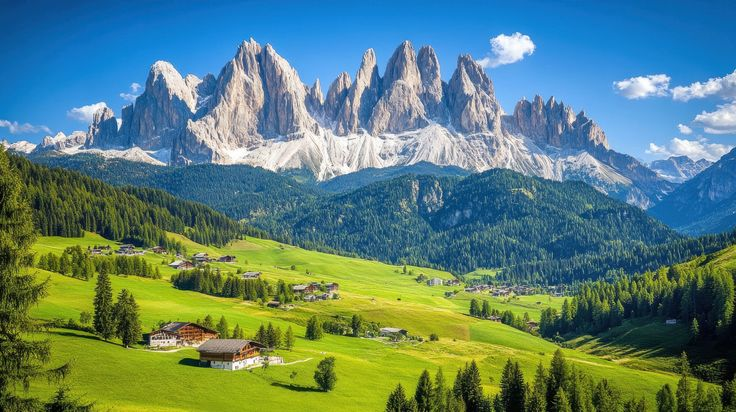
#> input picture images/image1.jpeg, 736 x 412 px; its folder holds only this picture in this run
$ python main.py
#> lines starting #> are read from the running program, lines starting #| are printed output that depends on the picture
#> the answer given: 1
#> the answer given: 100
#> the answer given: 3
#> in process_single, img is the input picture: shape (412, 736, 3); mean B, G, R 119.2, 129.7, 92.5
### sketch.py
import cv2
import numpy as np


def pencil_sketch(image, blur_ksize=21, strength=256, rgb=False):

#> called with blur_ksize = 101, strength = 3, rgb = False
    if rgb:
        gray = cv2.cvtColor(image, cv2.COLOR_RGB2GRAY)
    else:
        gray = cv2.cvtColor(image, cv2.COLOR_BGR2GRAY)
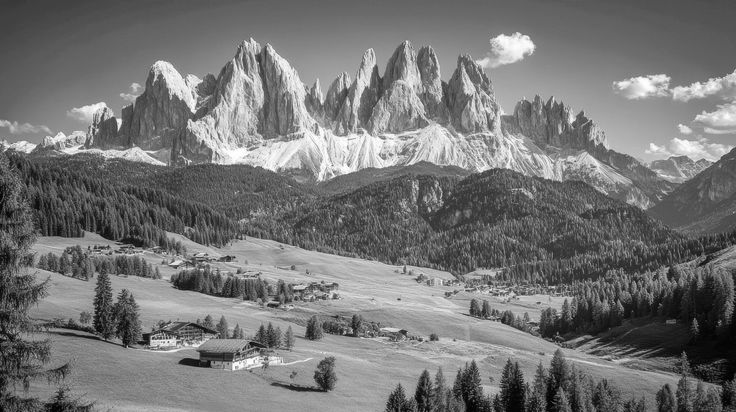
#> gray: shape (412, 736); min 0, max 255, mean 117.4

    inverted = 255 - gray
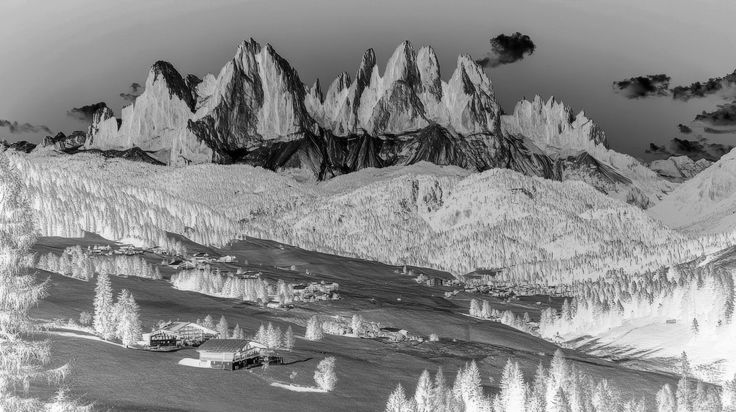
#> inverted: shape (412, 736); min 0, max 255, mean 137.6

    if blur_ksize < 3:
        blur_ksize = 3

    if blur_ksize % 2 == 0:
        blur_ksize += 1

    blurred = cv2.GaussianBlur(inverted, (blur_ksize, blur_ksize), 0)
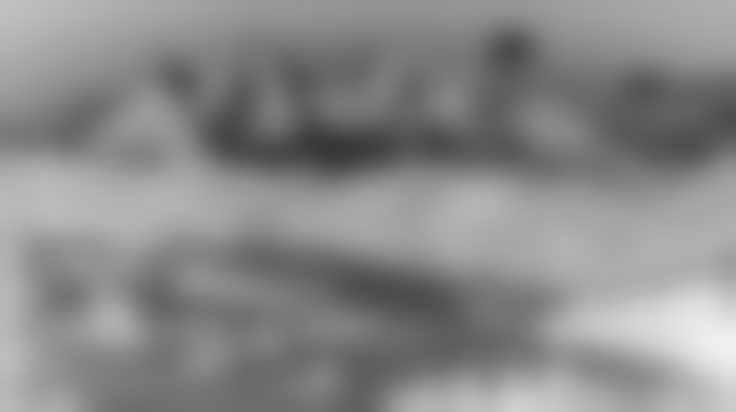
#> blurred: shape (412, 736); min 54, max 240, mean 137.6

    inverted_blur = 255 - blurred
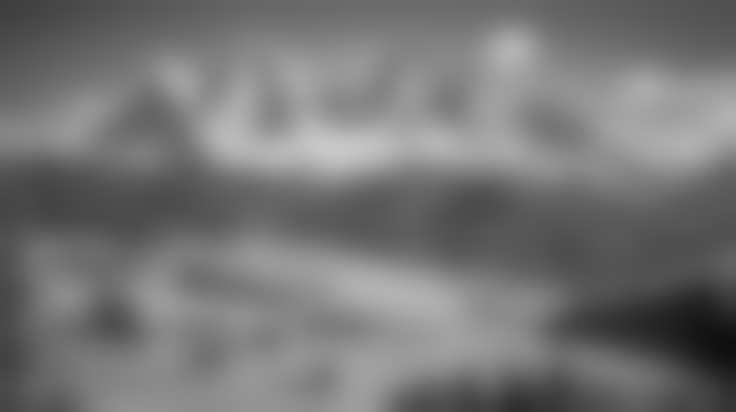
#> inverted_blur: shape (412, 736); min 15, max 201, mean 117.4

    sketch = cv2.divide(gray, inverted_blur, scale=strength)
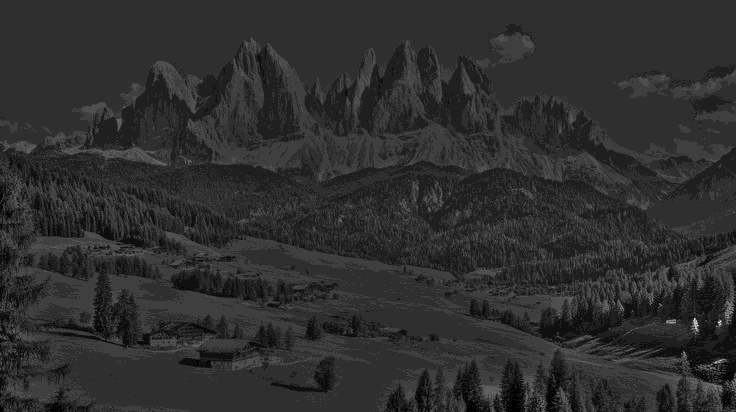
#> sketch: shape (412, 736); min 0, max 16, mean 2.96; drawn with min black and max white

    return sketch


# [12 lines left out: function edge_sketch, not called in this run]

### main.py
import cv2
import numpy as np
import os
from sketch import pencil_sketch, edge_sketch

def process_single(input_path, output_path, mode="classic",
                    blur=21, strength=256):

    img = cv2.imread(input_path)

    if img is None:
        print(f" Error reading: {input_path}")
        return

    if blur % 2 == 0:
        blur += 1

    if mode == "classic":
        result = pencil_sketch(img, blur, strength)

    elif mode == "edge":
        sketch = pencil_sketch(img, blur, strength)
        edges = edge_sketch(img)
        result = cv2.bitwise_and(sketch, edges)

    else:
        print(" Invalid mode")
        return

    cv2.imwrite(output_path, result)
    print(f" Saved: {output_path}")


def process_folder(input_folder="images", output_folder="outputs", mode="classic", blur=21, strength=256):

    if not os.path.exists(input_folder):
        print(" Input folder not found!")
        return

    if not os.path.exists(output_folder):
        os.makedirs(output_folder)

    for filename in os.listdir(input_folder):
        if filename.lower().endswith((".jpg", ".png", ".jpeg")):

            input_path = os.path.join(input_folder, filename)
            output_path = os.path.join(output_folder, "sketch_" + filename)

            process_single(input_path, output_path, mode, blur, strength)


if __name__ == "__main__":

    print("Pencil Sketch Converter")

    # User inputs
    mode = input("Choose mode (classic / edge): ").strip().lower()
    if mode not in ["classic", "edge"]:
        print("Invalid mode. Defaulting to classic.")
        mode = "classic"

    try:
        blur = int(input("Enter blur size (odd number, e.g. 21): "))
        strength = int(input("Enter sketch strength (e.g. 256): "))
    except:
        print("Invalid input. Using default values.")
        blur = 21
        strength = 256

    process_folder(
        input_folder="images",
        output_folder="outputs",
        mode=mode,
        blur=blur,
        strength=strength
    )

$ run again, on images/image4.jpeg
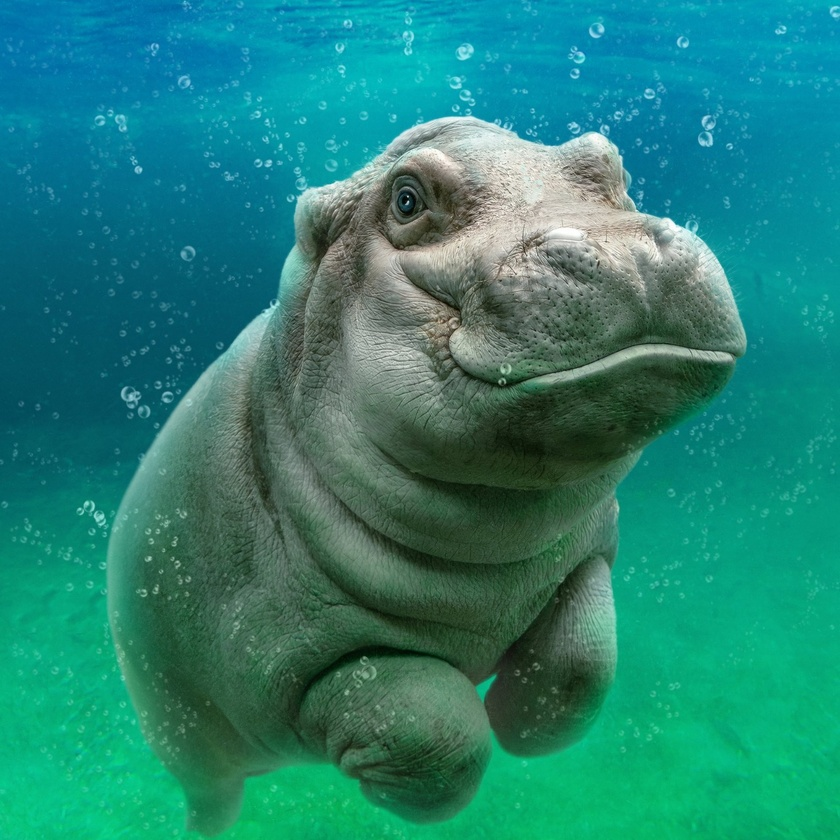
#> input picture images/image4.jpeg, 840 x 840 px, shrunk from 1600 x 1600 before the run
#> in process_single, img is the input picture: shape (840, 840, 3); mean B, G, R 117.4, 129.7, 37
#> in pencil_sketch, `inverted_blur = 255 - blurred`:
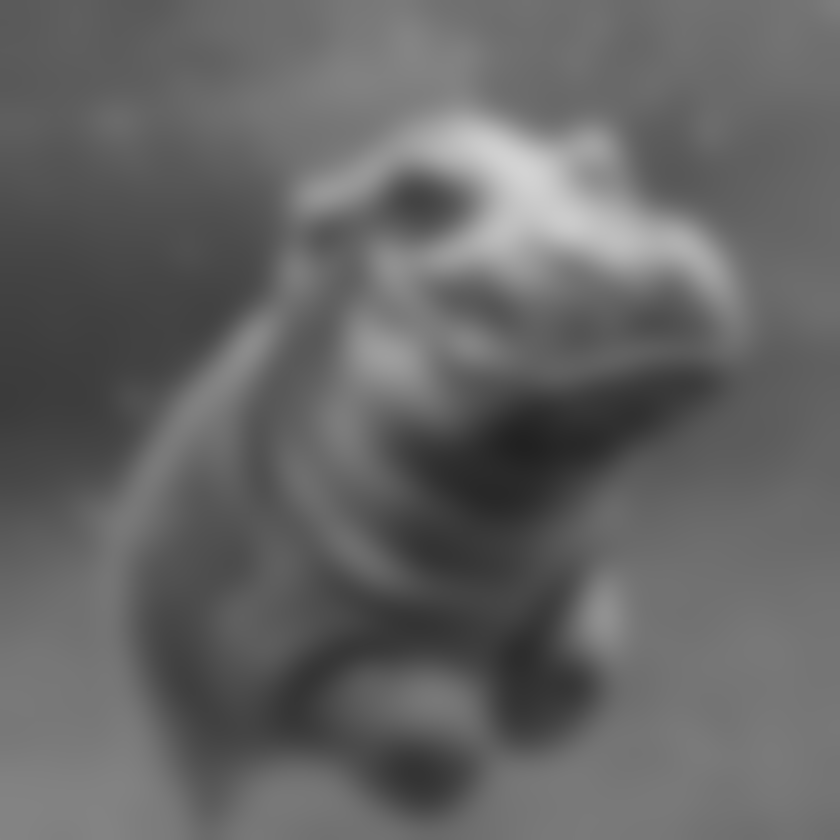
#> inverted_blur: shape (840, 840); min 33, max 211, mean 100.6
#> in pencil_sketch, `sketch = cv2.divide(gray, inverted_blur, scale=strength)`:
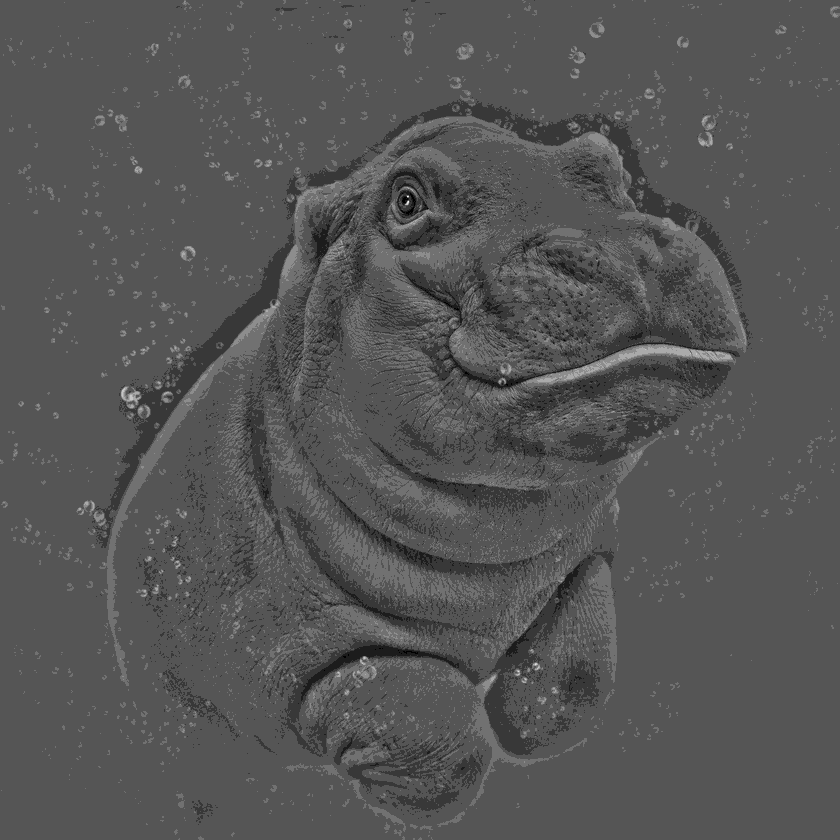
#> sketch: shape (840, 840); min 0, max 9, mean 3; drawn with min black and max white

$ run again, on images/image5.jpeg
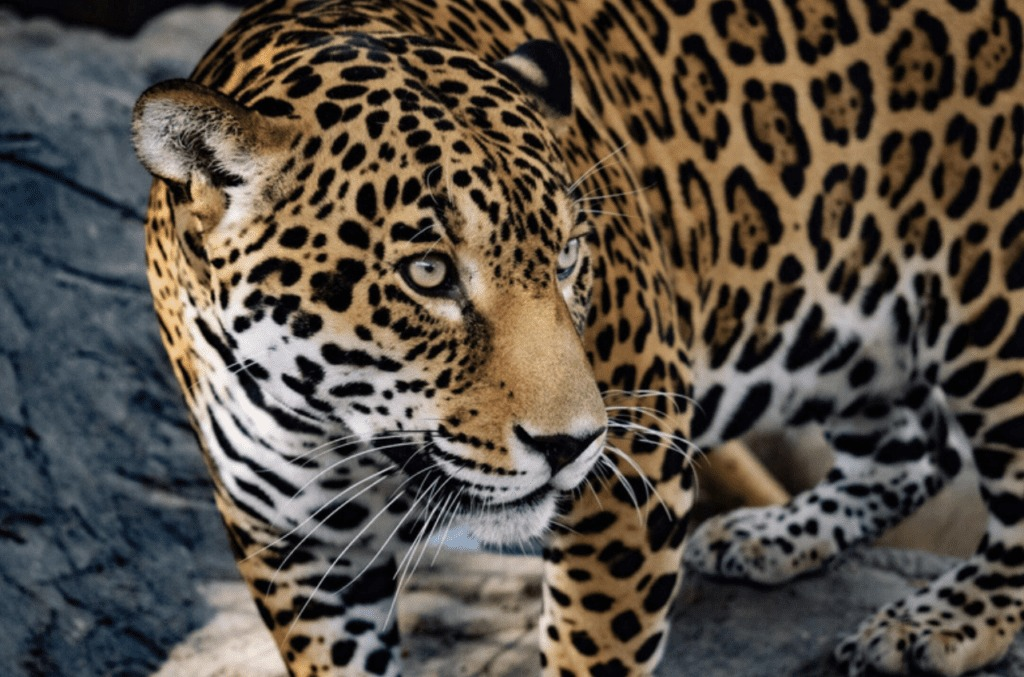
#> input picture images/image5.jpeg, 1024 x 677 px
#> in process_single, img is the input picture: shape (677, 1024, 3); mean B, G, R 69, 78.6, 87.3
#> in pencil_sketch, `inverted_blur = 255 - blurred`:
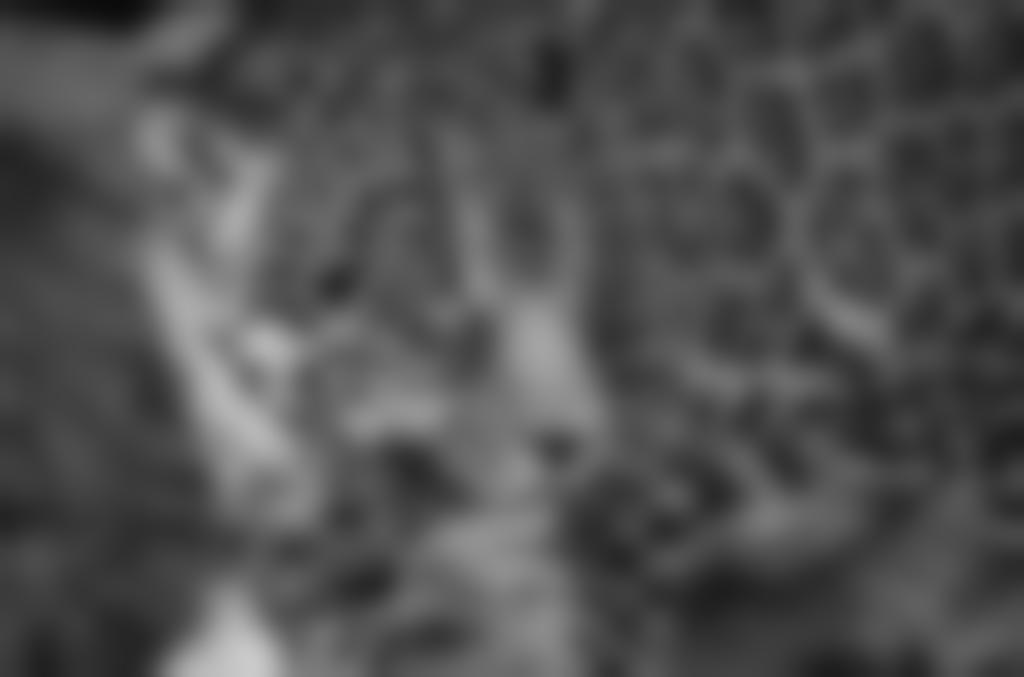
#> inverted_blur: shape (677, 1024); min 11, max 202, mean 80.1
#> in pencil_sketch, `sketch = cv2.divide(gray, inverted_blur, scale=strength)`:
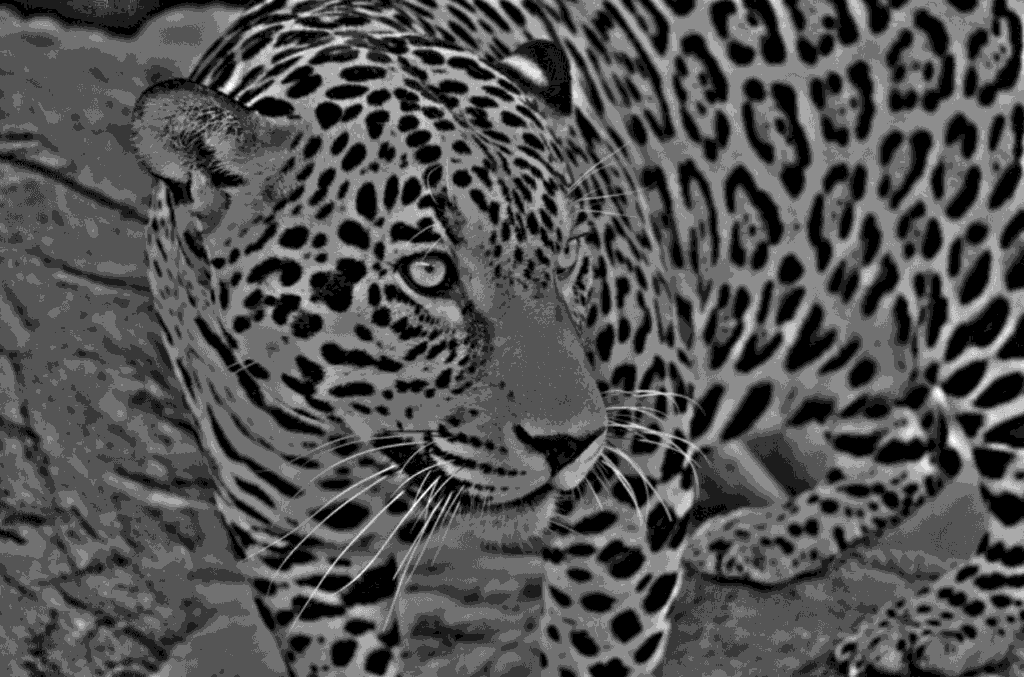
#> sketch: shape (677, 1024); min 0, max 9, mean 2.88; drawn with min black and max white

$ run again, on images/image6.jpeg
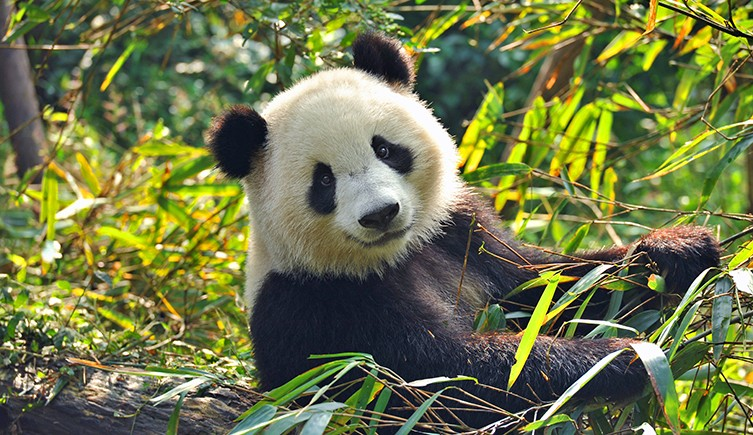
#> input picture images/image6.jpeg, 753 x 435 px
#> in process_single, img is the input picture: shape (435, 753, 3); mean B, G, R 73, 118.2, 111.3
#> in pencil_sketch, `inverted_blur = 255 - blurred`:
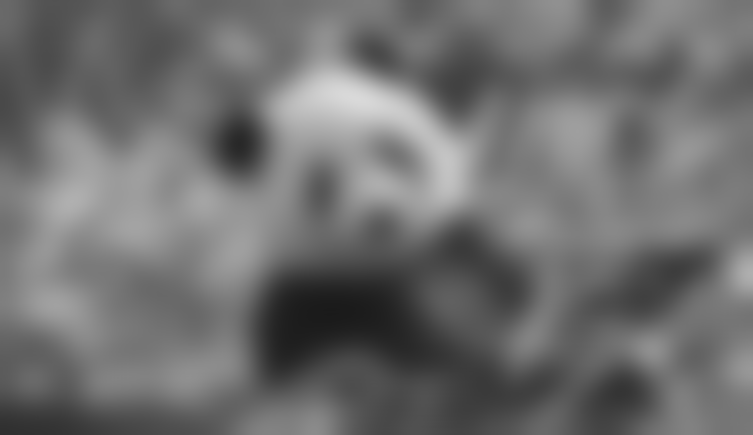
#> inverted_blur: shape (435, 753); min 26, max 217, mean 111
#> in pencil_sketch, `sketch = cv2.divide(gray, inverted_blur, scale=strength)`:
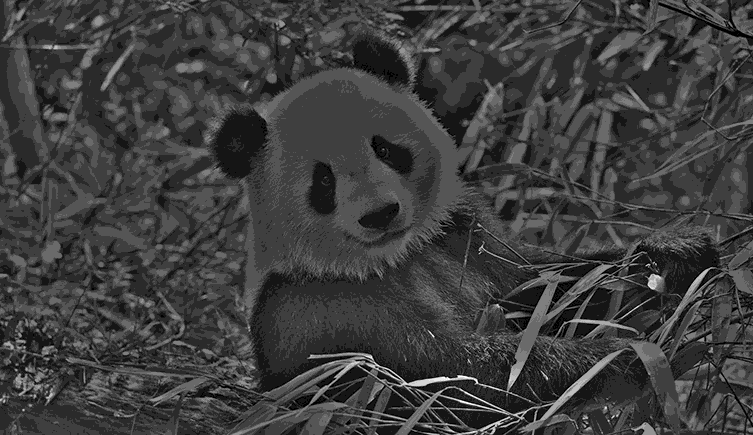
#> sketch: shape (435, 753); min 0, max 12, mean 2.93; drawn with min black and max white
